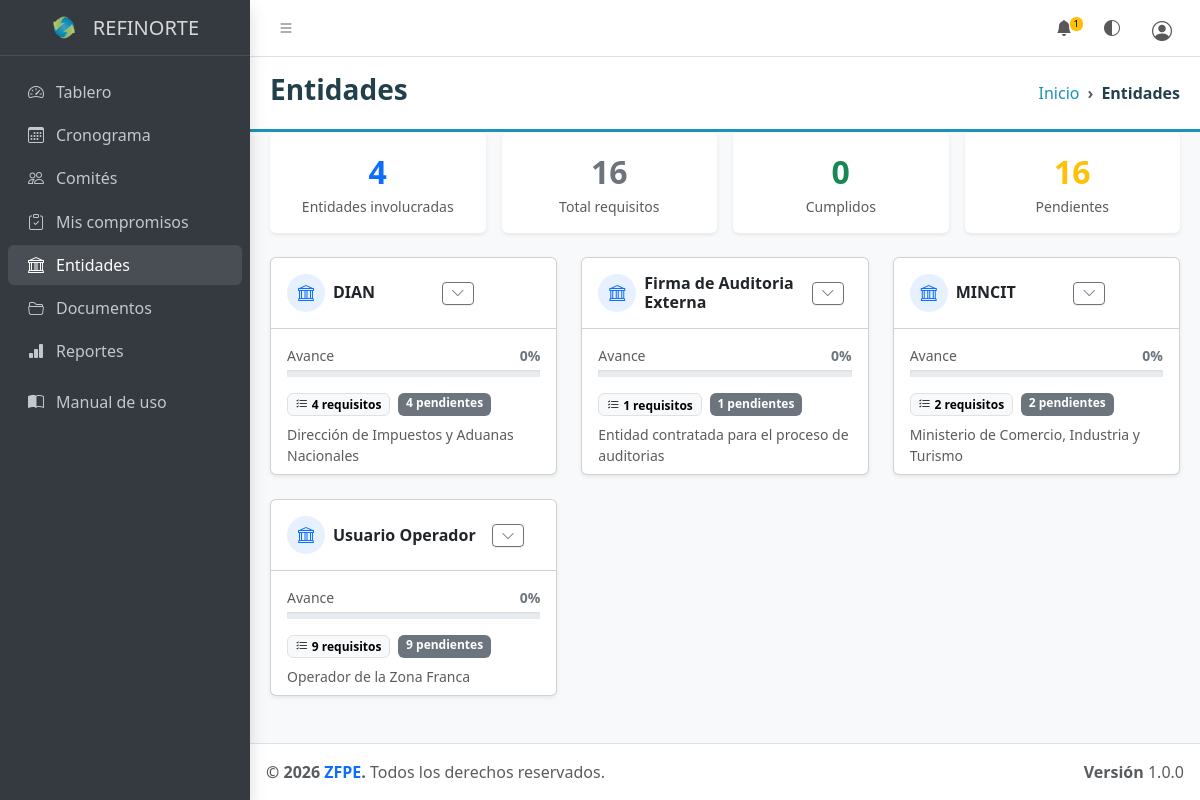
The app's page /index.php?modulo=entidades (signed in) with its own data.
### tables this page shows
CREATE TABLE `empresas` (
  `id` int(10) UNSIGNED NOT NULL,
  `nit` varchar(20) NOT NULL,
  `razon_social` varchar(150) NOT NULL,
  `representante` varchar(100) NOT NULL,
  `telefono` varchar(20) DEFAULT NULL,
  `correo` varchar(100) DEFAULT NULL,
  `contrasena` varchar(255) NOT NULL,
  `creado_en` datetime NOT NULL DEFAULT current_timestamp()
);

CREATE TABLE `entidades` (
  `id` int(10) UNSIGNED NOT NULL,
  `nombre` varchar(100) NOT NULL,
  `descripcion` text DEFAULT NULL,
  `activo` tinyint(1) NOT NULL DEFAULT 1,
  `creado_en` datetime NOT NULL DEFAULT current_timestamp()
);

### vista/modulos/entidades/index.php (the view, shortened to what the rows shown need)
<?php require_once __DIR__ . '/../../parciales/cabecera.php'; ?>
<div class="app-wrapper">
  <?php require_once __DIR__ . '/../../parciales/menu_lateral.php'; ?>
  <main class="app-main">
    <div class="app-content">
      <div class="container-fluid">
        <?php if (!$empresa): ?>
          <div class="card shadow-sm">
            <div class="card-body text-center py-5 text-muted">
              <i class="bi bi-bank fs-1 opacity-25 d-block mb-3"></i>
              <h5>Sin empresa asignada</h5>
              <p class="mb-0">Tu cuenta aún no tiene una empresa vinculada. Contacta al equipo de operaciones.</p>
            </div>
          </div>
        <?php else: ?>
          <div class="row g-4">
            <?php foreach ($entidades as $entidad): ?>
            <?php
              $total   = (int) $entidad['total_requisitos'];
              $cump    = (int) $entidad['cumplidos'];
              $noApl   = (int) $entidad['no_aplica'];
              $pct     = $total > 0 ? round(($cump + $noApl) / $total * 100) : 0;
              $collapseId = 'ent_' . $entidad['id'];
            ?>
            <div class="col-md-6 col-xl-4">
              <div class="card shadow-sm h-100">
                <div class="card-header d-flex align-items-center justify-content-between gap-2">
                  <div class="d-flex align-items-center gap-2">
                    <div class="rounded-circle bg-primary bg-opacity-10 d-flex align-items-center justify-content-center flex-shrink-0"
                         style="width:38px;height:38px;">
                      <i class="bi bi-bank text-primary"></i>
                    </div>
                    <div>
                      <h6 class="mb-0 fw-semibold"><?= htmlspecialchars($entidad['nombre']) ?></h6>
                    </div>
                  </div>
                  <button class="btn btn-sm btn-outline-secondary py-0" type="button"
                          data-bs-toggle="collapse" data-bs-target="#<?= $collapseId ?>">
                    <i class="bi bi-chevron-down"></i>
                  </button>
                </div>
                <div class="card-body pb-2">
                  <div class="d-flex justify-content-between mb-1">
                    <small class="text-muted">Avance</small>
                    <small class="fw-bold <?= $pct >= 100 ? 'text-success' : ($pct > 0 ? 'text-primary' : 'text-secondary') ?>"><?= $pct ?>%</small>
                  </div>
                  <div class="progress mb-3" style="height:7px;">
                  </div>
                  <div class="d-flex gap-2 flex-wrap">
                    <span class="badge text-bg-light border">
                      <i class="bi bi-list-check me-1"></i><?= $total ?> requisitos
                    </span>
                    <?php if ((int)$entidad['pendientes'] > 0): ?>
                      <span class="badge bg-secondary"><?= (int)$entidad['pendientes'] ?> pendientes</span>
                    <?php endif; ?>
                  </div>
                  <?php if (!empty($entidad['descripcion'])): ?>
                    <p class="text-muted small mt-2 mb-0"><?= htmlspecialchars($entidad['descripcion']) ?></p>
                  <?php endif; ?>
                </div>
              </div>
            </div>
            <?php endforeach; ?>
          </div>
        <?php endif; ?>
      </div>
    </div>
  </main>
  <?php require_once __DIR__ . '/../../parciales/pie.php'; ?>

### vista/parciales/menu_lateral.php (shortened to what the rows shown need)
<?php
$esAdmin       = ($_SESSION['usuario_rol'] ?? '') === 'admin';
$esOperaciones = ($_SESSION['usuario_rol'] ?? '') === 'operaciones';
$marcaTexto = 'ZFPE';
if (!$esAdmin && !$esOperaciones && !empty($_SESSION['usuario_empresa_id'])) {
    $stmt = conectar()->prepare('SELECT razon_social FROM empresas WHERE id = ?');
    $stmt->execute([(int) $_SESSION['usuario_empresa_id']]);
    $nombreEmpresa = $stmt->fetchColumn();
    if ($nombreEmpresa) {
        $marcaTexto = $nombreEmpresa;
    }
}
?>
<aside class="app-sidebar bg-body-secondary shadow" data-bs-theme="dark">
  <div class="sidebar-brand">
    <a href="index.php" class="brand-link" title="<?= htmlspecialchars($marcaTexto) ?>">
      <img src="vista/img/logo.png" alt="Logo" class="brand-image-zf flex-shrink-0">
      <span class="brand-text fw-light text-truncate d-inline-block" style="max-width:150px; vertical-align:middle;">
        <?= htmlspecialchars($marcaTexto) ?>
      </span>
    </a>
  </div>
</aside>

### records on screen
empresas: razon_social "REFINORTE"
entidades: nombre "DIAN", pct "0", total "4", pendientes "4", descripcion "Dirección de Impuestos y Aduanas Nacionales"
entidades: nombre "Firma de Auditoria Externa", pct "0", total "1", pendientes "1", descripcion "Entidad contratada para el proceso de auditorias"
entidades: nombre "MINCIT", pct "0", total "2", pendientes "2", descripcion "Ministerio de Comercio, Industria y Turismo"
entidades: nombre "Usuario Operador", pct "0", total "9", pendientes "9", descripcion "Operador de la Zona Franca"

### other values on screen
$noLeidas "1"
count($entidades) "4"
$totalReqs "16"
$totalCump "0"
$totalPend "16"
